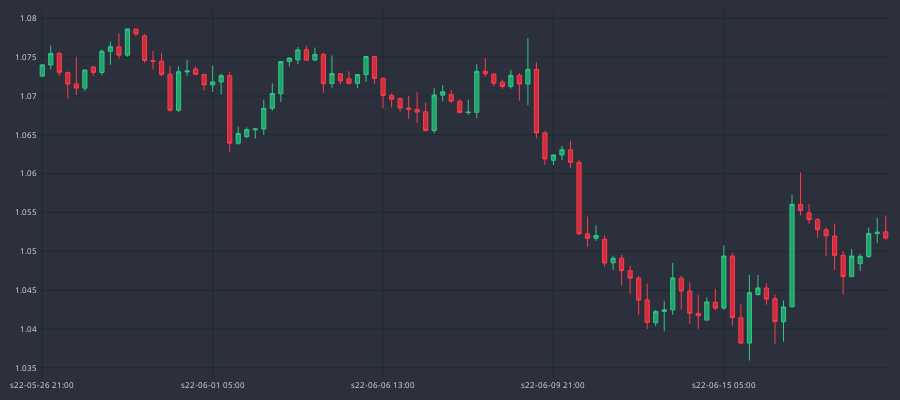

The code cell stored with this chart in its notebook:
### Code cell
fig = go.Figure()
fig.add_trace(go.Candlestick(
    x=df_plot.sTime,
    open=df_plot.mid_o,
    high=df_plot.mid_h,
    low=df_plot.mid_l,
    close=df_plot.mid_c,
    line=dict(width=1), opacity=1,
    increasing_fillcolor='#24A06B',
    decreasing_fillcolor="#CC2E3C",
    increasing_line_color='#2EC886',  
    decreasing_line_color='#FF3A4C'
))

fig.update_yaxes(
    gridcolor="#1f292f"
)
fig.update_xaxes(
    gridcolor="#1f292f",
    rangeslider=dict(visible=False),
    nticks=5
)

fig.update_layout(
    width=900,
    height=400,
    margin=dict(l=10,r=10,b=10,t=10),
    paper_bgcolor="#2c303c",
    plot_bgcolor="#2c303c",
    font=dict(size=8, color="#e1e1e1")
)

fig.show()
